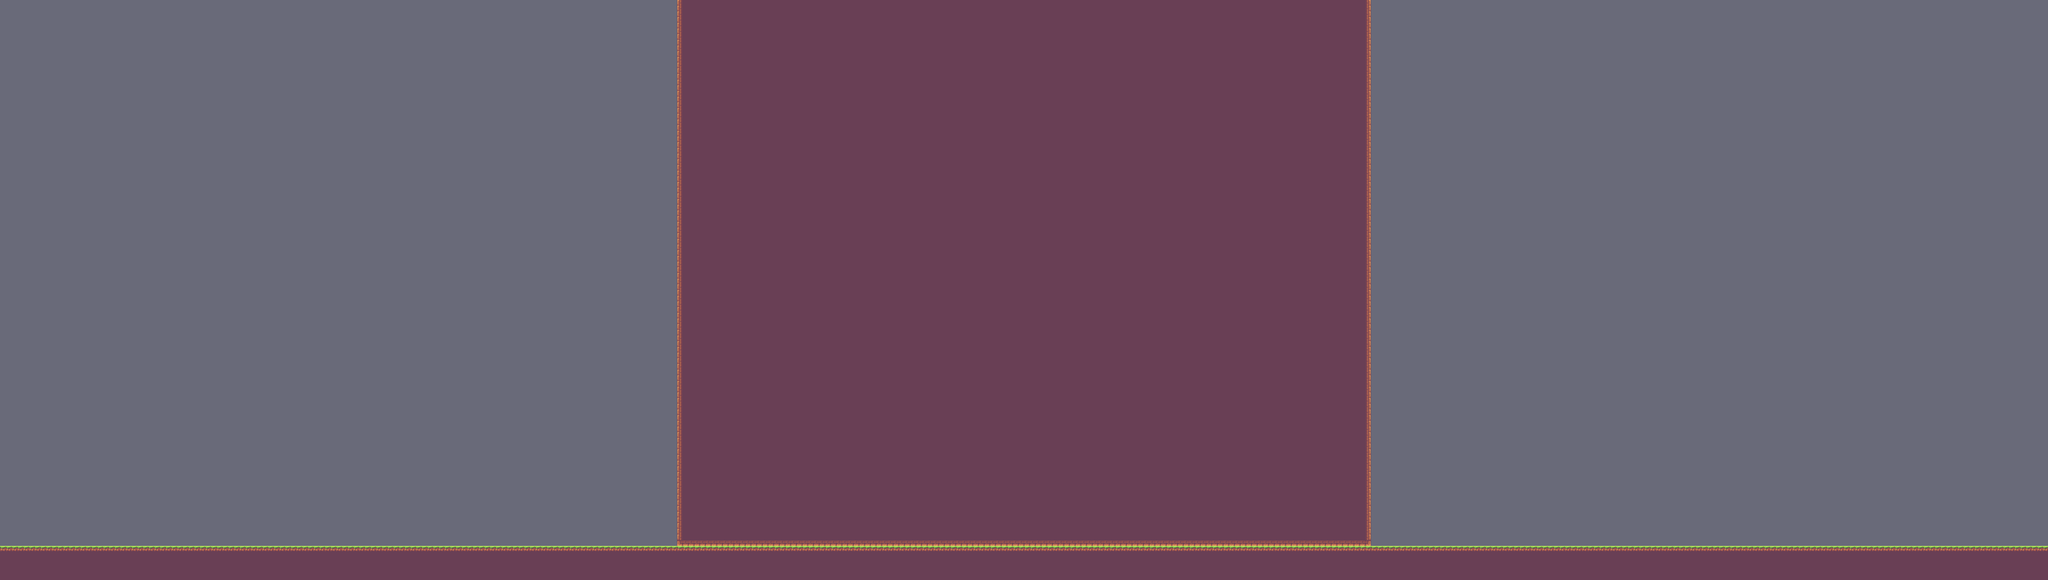

Below is a game level as drawn by its tile map, then a one-line description and the .tmx that defines it (tile-layer data replaced by summaries):
An orthogonal 360x102 tile map with 16x16 px tiles, 2 tile layers (Floor_values, Floor), 3 tilesets.

<map version="1.4" tiledversion="1.4.2" orientation="orthogonal" renderorder="right-down" compressionlevel="0" width="360" height="102" tilewidth="16" tileheight="16" infinite="0" backgroundcolor="#696A79" nextlayerid="3" nextobjectid="1"><tileset firstgid="1" name="Floor_intgrid" tilewidth="16" tileheight="16" tilecount="6" columns="6" objectalignment="topleft" margin="0" spacing="0"><image source="Floor.intgrid.png" width="96" height="16" /></tileset><tileset firstgid="7" name="SunnyLand_by_Ansimuz_extended" tilewidth="16" tileheight="16" tilecount="483" columns="23" objectalignment="topleft" margin="0" spacing="0"><image source="../../Samples/LDtk to Unity/4.2.2/Sample/Samples/atlas/SunnyLand_by_Ansimuz-extended.png" width="368" height="336" /></tileset><tileset firstgid="490" name="Floor" tilewidth="16" tileheight="16" tilecount="6" columns="6" objectalignment="topleft"><image source="Floor.intgrid.png" width="96" height="16" /></tileset><layer id="1" name="Floor_values" width="360" height="102" opacity="1"><data>[36720 cells, 13872 non-empty, 2 distinct tile ids]</data></layer><layer id="2" name="Floor" width="360" height="102" opacity="1"><data>[36720 cells, 13872 non-empty, 8 distinct tile ids]</data></layer></map>
